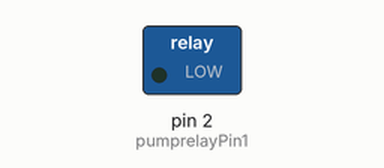
Bench run of a sketch on a simulated Arduino Uno, built with avr-gcc and run on an emulated ATmega328P. Shown: switched loads named in the sketch (green lamp = pin HIGH). The local clock reads 2024-03-15 10:24:30 at power-on unless the sketch sets it.

Above: at 0.1 s.
At 11.1 s:
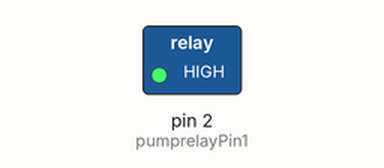
Timing chart, 0 to 72.8 s (numbered marks = the images above):
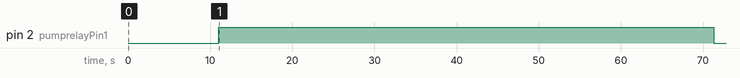

The sketch:

tiny44_output_devices.ino
```cpp
//libraries
#include <virtuabotixRTC.h>
#include <SoftwareSerial.h>

//Settings
virtuabotixRTC myRTC(3, 8, 7);// (CLK,DAT,RST)
int pumprelayPin1 = 2;
SoftwareSerial Monitor(1, 0);

//run once
void setup() {

   Monitor.begin(115200);

myRTC.setDS1302Time(50, 15, 16, 6, 24, 5, 2020); // sets seconds, minutes, hours (24h mode), day of the week, day, month, year) comment after first compile

  pinMode(pumprelayPin1, OUTPUT);

}

//run in loop
void loop() {
  myRTC.updateTime();//updates time
  Monitor.print("Current Time: ");
  Monitor.print(myRTC.hours);
  Monitor.print(":");
  Monitor.print(myRTC.minutes);
  Monitor.print(":");
  Monitor.print(myRTC.seconds);
  Monitor.println();
  delay (1000);
//condition (logic test)
if ((myRTC.minutes) == 16) digitalWrite(pumprelayPin1, HIGH);
if ((myRTC.minutes) >= 17) digitalWrite(pumprelayPin1, LOW);

}
```

Measured:
- by itself, pin 2 (pumprelayPin1): LOW → HIGH at 11.0 s, → LOW 60.2 s later
